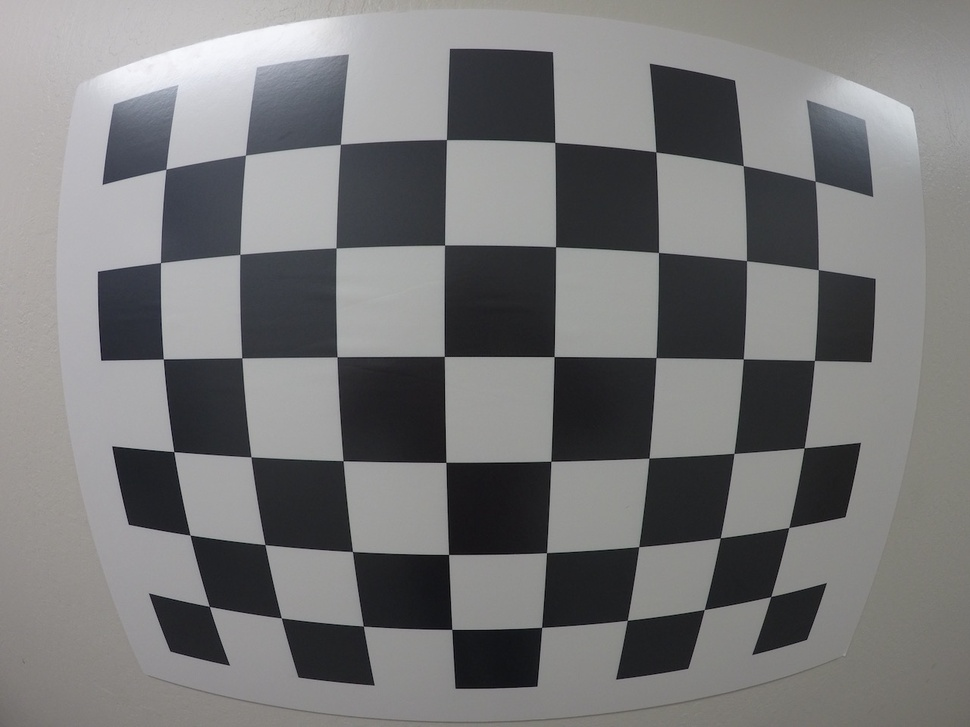
#> input picture notebooks/e_extra/Camera_Calibration/GOPR0035.jpg, 970 x 727 px, shrunk from 1280 x 960 before the run; its folder holds only this picture in this run
$ jupyter execute Camera_Calibration.ipynb   (shell and % lines are left out)
#> lines starting #> are read from the running program, lines starting #| are printed output that depends on the picture; after the words box and inside, x2 and y2 are one past the last pixel; in counts of white or black regions, pixels touching at a corner belong together; long printed decimals are rounded
(Cam_Calib)=

# Camera calibration

Cameras introduce distortions into our data, these arise for various reasons such as the SSD, focal length, lens distortions, etc. Perhaps the most obvious is when using a fish-eye lens, this allows for a wider area to be captured however introduces large distortions near the image edges.

Camera calibration is the process of determining the internal camera geometric and optical characteristics and/or the orientation of the camera frame relative to a certain world coordinate system. Physical camera parameters are commonly divided into extrinsic and intrinsic parameters.

## Extrinsic parameters
Extrinsic parameters are needed to transform object coordinates to a camera centered coordinate frame. To simplify this problem we use the camera pinhole model as shown in figure 1:

```{figure} ./Camera_Calibration/pinhole.png
:width: 400px
```

This is based on the principle of collinearity, where each point in the object space (X,Y,Z) is projected by a straight line through the projection center into the image plane (x,y,z). so the problem can be simplified to a simple transformation:

```{figure} ./Camera_Calibration/transformation.png
:width: 400px
```

Where matrix m carries out the translation and rotation which translates the coordinates of a 3D point to a coordinate system on the image plane.

## Intrinsic Parameters
These are parameters specific to the camera and map the coordinates from the image-plane/SSD (x,y,z) to the digital image (pixel coordinate axis with origin commonly in the upper left corner of the iamge array). Parameters often included are the focal length $(f_x, f_y)$ ,optical centers $(c_x, c_y)$, etc. The values are often stored in what we call the camera matrix:

```{figure} ./Camera_Calibration/matrix.png
:width: 400px
```

These are specific to the camera, so can be stored for future use.

## Extended model
The pinhole model is only an approximation of the real camera projection! It is useful to establish simple mathematical formulations, however is not valid when high accuracy is required! Often the pinhole model is extended with some corrections, 2 common distortion corrections are:

1. radial -> straight lines will appear curved due to image points being displaced radially. More pronounced near the image edges. this distortion is solved as follows in our example below:

$$x_{corrected} = x (1+k_1 r^2 +k_2 r^4 + k_3 r^6)$$

$$y_{corrected} = y (1+k_1 r^2 +k_2 r^4 + k_3 r^6)$$

2. tangential -> occurs because the lense is not algined perfectly parallel to the image plane. Visualised as some areas in the image looking nearer than expected. This distortion is solved as follows in our example below:

$$x_{corrected} = x + (2p_1xy+p_2(r^2+2x^2))$$

$$y_{corrected} = y + (p_1(r^2+2y^2)+2p_2xy)$$

So we are looking for the followig distortion coefficients:

$$ (k_1, k_2, p_1, p_2, k_3)$$

See image transformations notebook for further understanding of how these equations function

## Example camera calibration
We can link the image coordinates and real world coordinates for a few points and hence we can solve for the translation matrix , with an empirical inverse model, to map between real world and image coordinates.

Typically a checkerboard tends to be used to take images for easy point detection, from this the calibration matrixes are calculated. Then these matrixes can be stored and used to undistort other images. An example of how this process works is demonstrated below, images can be obtained from [here](https://github.com/DavidWangWood/Camera-Calibration-Python).

[cell 1]
# import required libraries
import numpy as np
import cv2
import glob
import matplotlib.pyplot as plt
import pickle
#%matplotlib qt

[cell 2]
# prepare object points, like (0,0,0), (1,0,0), (2,0,0) ....,(6,5,0)
objp = np.zeros((6*8,3), np.float32)
objp[:,:2] = np.mgrid[0:8, 0:6].T.reshape(-1,2)

# Arrays to store object points and image points from all the images.
objpoints = [] # 3d points in real world space
imgpoints = [] # 2d points in image plane.

# Make a list of calibration images
images = glob.glob('Camera_Calibration/GO*.jpg')

# Step through the list and search for chessboard corners
for idx, fname in enumerate(images):
    img = cv2.imread(fname)
#> img is the input picture: shape (727, 970, 3); mean B, G, R 120.2, 119.6, 119.7
    gray = cv2.cvtColor(img, cv2.COLOR_BGR2GRAY)

    # Find the chessboard corners, set grid pattern that is looked for (8,6)
    ret, corners = cv2.findChessboardCorners(gray, (8,6), None)
#> ret = True; corners = 48 rows, first 8: [166, 169], [245.4, 155.2], [340.5, 144.1], [446.4, 139.7], [555, 142.2], [656, 152.1], [743.1, 165.7], [814.9, 181.1]

    # If corners found, add object points, image points
    if ret == True:
        objpoints.append(objp)

        imgpoints.append(corners)

        # Draw and display the corners
        cv2.drawChessboardCorners(img, (8,6), corners, ret)
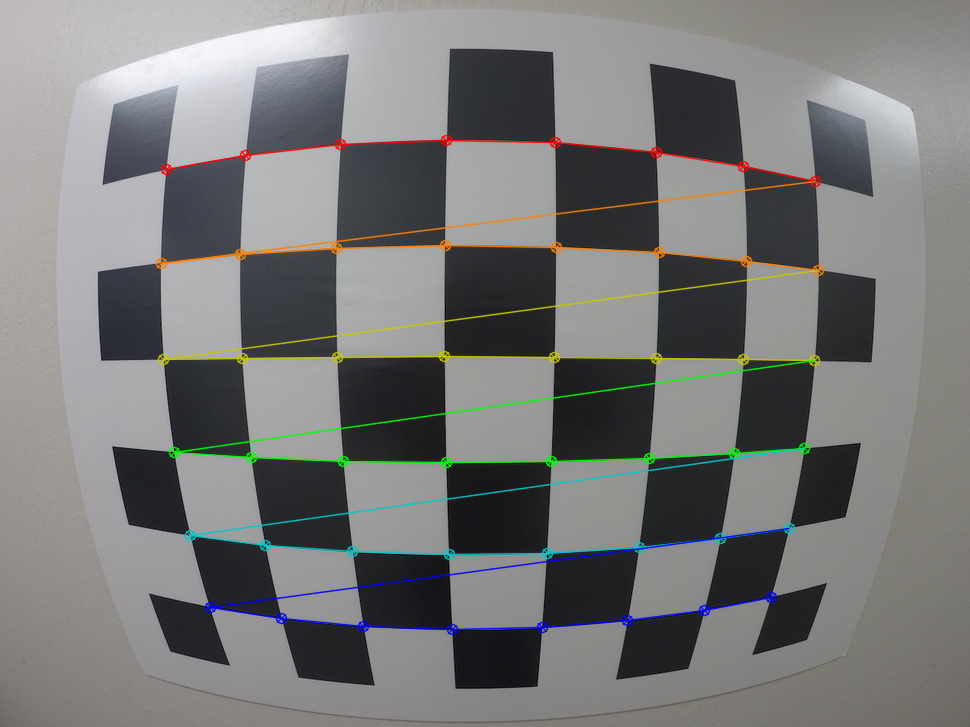
#> img: shape (727, 970, 3); 3.39% of pixels changed, all inside (x1, y1, x2, y2) = (155, 134, 825, 636)
        #write_name = 'corners_found'+str(idx)+'.jpg'
        #cv2.imwrite(write_name, img) #save image
        cv2.imshow('img', img)
        cv2.waitKey(500)

cv2.destroyAllWindows()

[cell 3]
# Test undistortion on an image
img = cv2.imread('Camera_Calibration/test_image.jpg')
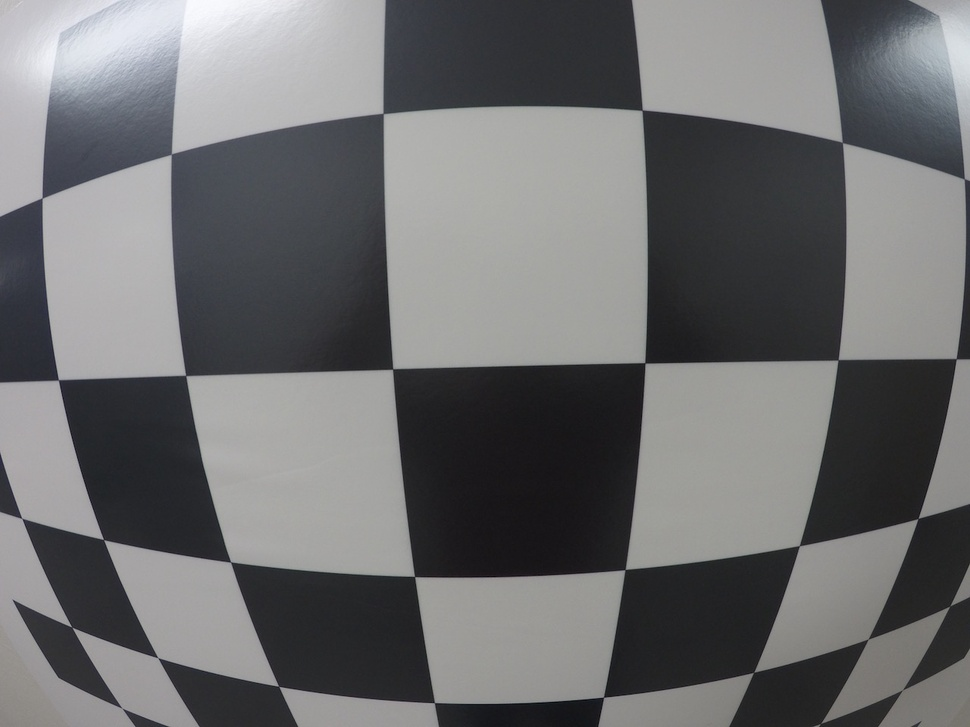
#> input picture notebooks/z_extra_resources_for_researchers/Camera_Calibration/test_image.jpg, 970 x 727 px, shrunk from 1280 x 960 before the run, found by its file name
#> img is the input picture: shape (727, 970, 3); mean B, G, R 110.7, 109.5, 109.1
img_size = (img.shape[1], img.shape[0])
#> img_size = (970, 727)

# Do camera calibration given object points and image points
ret, mtx, dist, rvecs, tvecs = cv2.calibrateCamera(objpoints, imgpoints, img_size,None,None)
#> ret = 0.295; mtx = [[265.7, 0, 486], [0, 264.6, 379.7], [0, 0, 1]]; dist = [[-0.0981, 0.0133, -0.000537, 0.00167, -0.00102]]; rvecs = ([0.0874, -0.0247, 0.00173],); tvecs = ([-3.37, -2.21, 2.14],)
#returns camera matrix, distortion coefficients, rotation and translation vectors

#undistort image
dst = cv2.undistort(img, mtx, dist, None, mtx)
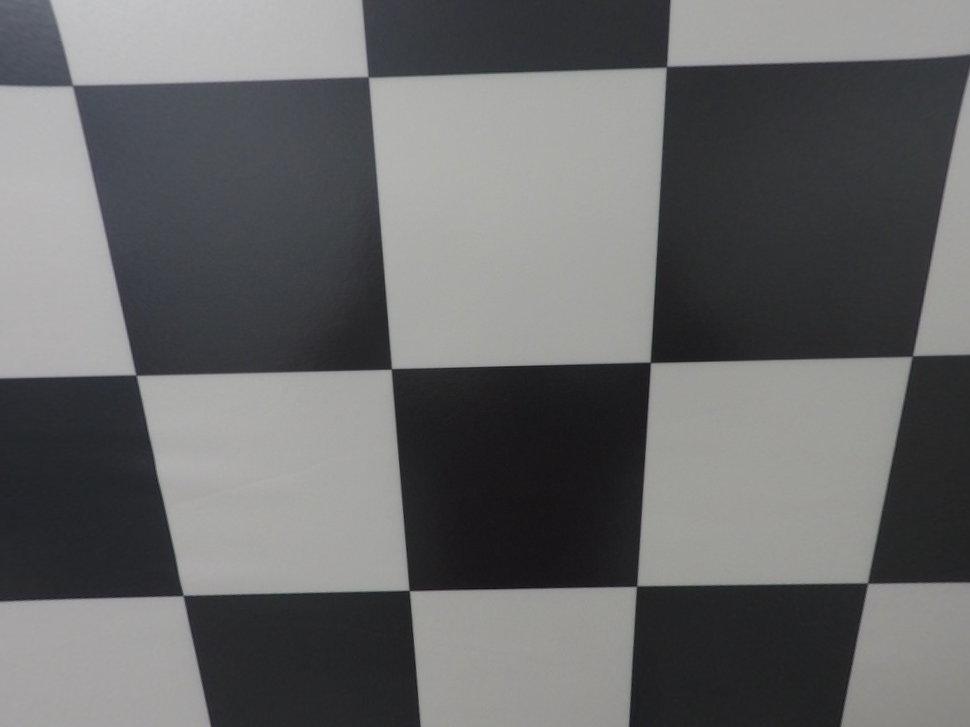
#> dst: shape (727, 970, 3); mean B, G, R 105.2, 104.4, 104
cv2.imwrite('Camera_Calibration/test_undist.jpg',dst)

# Save the camera calibration result for later use (we won't worry about rvecs / tvecs)
dist_pickle = {}
dist_pickle["mtx"] = mtx
dist_pickle["dist"] = dist
pickle.dump( dist_pickle, open( "Camera_Calibration/wide_dist_pickle.p", "wb" ) )
#dst = cv2.cvtColor(dst, cv2.COLOR_BGR2RGB)

[cell 4]
# Visualize correction
f, (ax1, ax2) = plt.subplots(1, 2, figsize=(20,10))
ax1.imshow(img)
ax1.set_title('Original Image', fontsize=30)
ax2.imshow(dst)
ax2.set_title('Undistorted Image', fontsize=30)
plt.show()
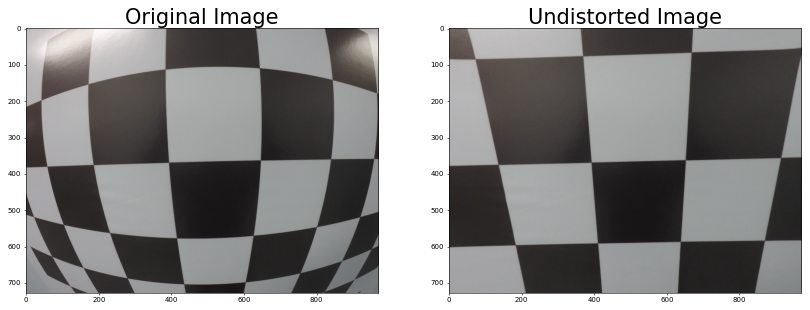
#> figure drawn by matplotlib, 2 panels; B, G, R data is drawn as R, G, B

Now you can store the camera matrix and distortion coefficients using write functions in Numpy (np.savez, np.savetxt etc) for future uses.

## Errors
Re-projection error gives a good estimation of just how exact the found parameters are. This should be as close to zero as possible.

[cell 5]
tot_error=0
for i in range(len(objpoints)):
    # transform object point to image point
    imgpoints2, _ = cv2.projectPoints(objpoints[i], rvecs[i], tvecs[i], mtx, dist)
    #calculate absolute norm between result of transformation and the corner finding algorithm
    error = cv2.norm(imgpoints[i],imgpoints2, cv2.NORM_L2)/len(imgpoints2)
    tot_error += error
#> this loop made 1 pass
#> (error, tot_error) on pass 1: (0.0425, 0.0425)
#> after the loop, tot_error = 0.0425
#display the average error for all calibration images
print ("total error: ", tot_error/len(objpoints))
#| total error:  0.04253
